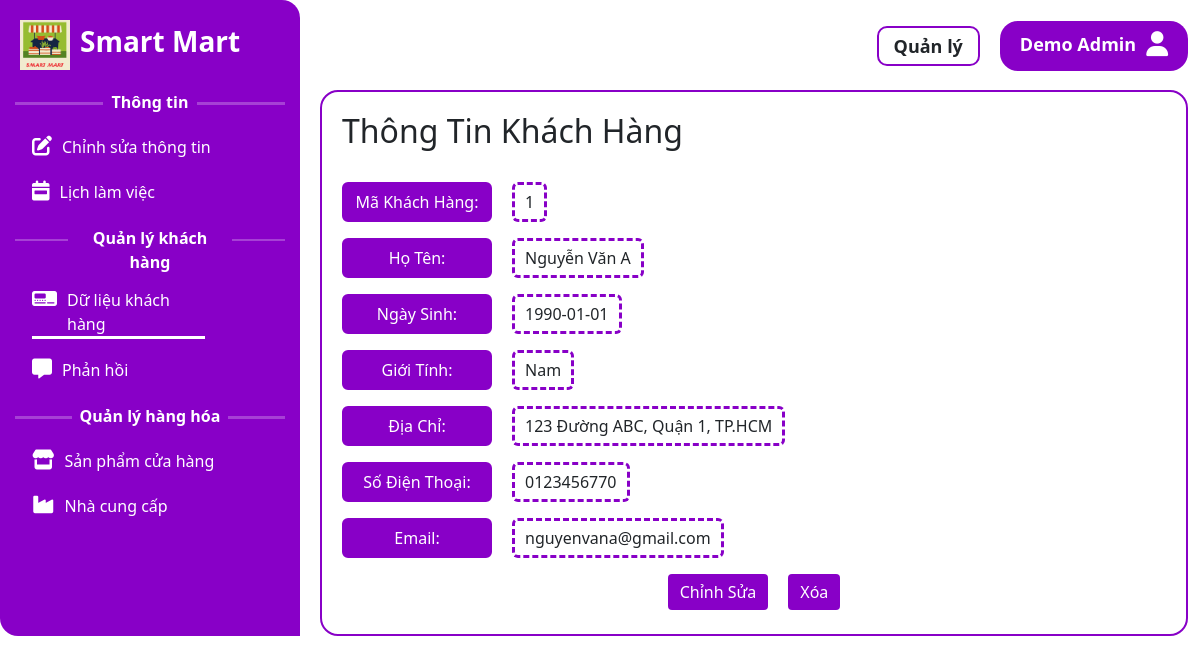
Page /admin/khachhang/hienthitt_kh.php?phone_number=0123456770 (signed in) on the committed database.
### tables this page shows
CREATE TABLE NhanVien (
    MaNV VARCHAR(20) PRIMARY KEY,
    HoTen VARCHAR(255) NOT NULL,
    NgaySinh DATE,
    GioiTinh VARCHAR(10),
    DiaChi VARCHAR(255),
    SoDienThoai VARCHAR(20) NOT NULL,
    Email VARCHAR(100) NOT NULL,
		Password_admin VARCHAR(255) NOT NULL,
    ChucVu VARCHAR(50),
    Luong DECIMAL(18, 2),
    NgayBatDauLamViec DATE
);

CREATE TABLE KhachHang (
    MaKH INT AUTO_INCREMENT PRIMARY KEY,
    HoTen VARCHAR(255) NOT NULL,
    NgaySinh DATE,
    GioiTinh VARCHAR(10),
    DiaChi VARCHAR(255),
    SoDienThoai VARCHAR(20) NOT NULL,
    Email VARCHAR(100) NOT NULL,
		Password_user VARCHAR(255) NOT NULL
);

### admin/khachhang/hienthitt_kh.php (the view, shortened to what this page needs)
<?php
    $admin_email = $_SESSION['admin_email'];
    $localhost = "localhost";
    $username = "root";
    $password = "";
    $dbname = "sieuthi";
    $conn = new mysqli($localhost, $username, $password, $dbname);
    $admin = "";
    $sql = "SELECT HoTen, ChucVu FROM NhanVien WHERE Email='$admin_email'";
    $result = $conn->query($sql);
    if ($result->num_rows > 0) {
        $admin = $result->fetch_assoc();
    }
    $customer = [];
    if (isset($_GET['phone_number'])) {
        $phone_number = $_GET['phone_number'];
        $sqlcheckkh = "SELECT * FROM KhachHang WHERE SoDienThoai = '$phone_number'";
        $resultcheckkh = $conn->query($sqlcheckkh);
        if ($resultcheckkh->num_rows > 0) {
            $customer = $resultcheckkh->fetch_assoc();
        }
    }
?>
<!DOCTYPE html>
<html lang="en">
<head>
    <link rel="stylesheet" href="https://cdnjs.cloudflare.com/ajax/libs/bootstrap/5.0.1/css/bootstrap.min.css" />
    <link rel="stylesheet" href="https://cdnjs.cloudflare.com/ajax/libs/font-awesome/6.1.1/css/all.min.css" />
    <link rel="stylesheet" href="./khachhang.css">
</head>
<body>
    <div class="container-fluid">
        <div class="header">
            <div id="bg-left" style="border-top-right-radius: 18px;">
                <div class="logo" >
                    <div class="img_logo">
                        <a href="./../home/home.php">
                            <img src="./../Image/logo.png" alt="">
                        </a>
                    </div>
                    <div class="name_logo">
                        <h3>
                            <a href="./../home/home.php">Smart Mart</a>
                        </h3>
                    </div>
                </div>
            </div>
            <div class="user_name ">
                <div class="ChucVu" style="font-weight: bold;  margin-right: 20px; margin-top: 5px; font-size: 18px; border: 2px solid rgb(136, 0, 199); border-radius: 10px; padding: 5px 15px; height: 40px;">
                    <?php echo $admin['ChucVu']; ?>
                </div>
                <a href="#">
                    <div class="name" style="font-weight: bold;  margin-right: 10px; font-size: 18px;">
                        <?php echo $admin['HoTen']; ?>
                    </div>
                    <i class="fas fa-user"></i>
                </a>
            </div>
        </div>
        <div class="content_menu" style="display: flex; ">
            <div id="bg-left" style="padding-bottom: 100px; border-bottom-left-radius: 18px;">
                <div class="list_menu">
                        <div class="line_menu">
                            <hr>
                            <div class="text">Thông tin</div>
                            <hr>
                        </div>
                    <ul>
                        <li>
                            <a class="item" href="./../nhanvien/search_nhanvien.php">
                                <div class="icon">
                                    <i class="fas fa-edit"></i>
                                </div>
                                <div class="text">
                                    Chỉnh sửa thông tin
                                </div>
                            </a>
                        </li>
                        <li>
                            <a class="item" href="./../lichlamviec/your_main_page.php">
                                <div class="icon">
                                    <i class="fas fa-calendar-week"></i>
                                </div>
                                <div class="text">
                                    Lịch làm việc
                                </div>
                            </a>
                        </li>
                </div>
                <div class="list_menu" style="margin-top: 20px;">
                        <div class="line_menu">
                            <hr style="height: 2px; margin-top: 13px;">
                            <div class="text" style="width: 800px;">Quản lý khách hàng</div>
                            <hr style="height: 2px; margin-top: 13px;">
                        </div>
                    <ul>
                        <li>
                            <a class="item" href="./../khachhang/search_khachhang.php"  style="border-bottom: 3px solid white; width: 173px;">
                                <div class="icon">
                                    <i class="fas fa-digital-tachograph"></i>
                                </div>
                                <div class="text">
                                    Dữ liệu khách hàng
                                </div>
                            </a>
                        </li>
                        <li>
                            <a class="item" href="./../khachhang/pagefeedback.php">
                                <div class="icon">
                                    <i class="fas fa-comment-alt"></i>
                                </div>
                                <div class="text">
                                    Phản hồi
                                </div>
                            </a>
                        </li>
                    </ul>
                </div>
                <div class="list_menu" style="margin-top: 20px;">
                        <div class="line_menu">
                            <hr>
                            <div class="text" style="width: 700px;">Quản lý hàng hóa</div>
                            <hr>
                        </div>
                    <ul>
                        <li>
                            <a class="item" href="./../hanghoa/product_management.php">
                                <div class="icon">
                                    <i class="fas fa-store"></i>
                                </div>
                                <div class="text">
                                    Sản phẩm cửa hàng
                                </div>
                            </a>
                        </li>
                        <li>
                            <a class="item" href="./../hanghoa/supplier_management.php">
                                <div class="icon">
                                    <i class="fa-solid fa-industry"></i>
                                </div>
                                <div class="text">
                                    Nhà cung cấp
                                </div>
                            </a>
                        </li>
                    </ul>
                </div>
            </div>
            <div class="container content">
                <?php if (!empty($customer)): ?>
                    <h2>Thông Tin Khách Hàng</h2>
                    <br>
                    <div class="info_kh" style="display: flex;">
                        <p style="width: 150px; background-color: rgb(136, 0, 199); color: white; padding: 5px 10px; border-radius: 6px; text-align: center; border: 3px solid rgb(136, 0, 199);">Mã Khách Hàng:</p> <span style="margin-left: 20px; padding: 5px 10px; border: 3px dashed rgb(136, 0, 199);height: 100%; border-radius: 6px;"><?php echo $MaKH = $customer['MaKH']; ?></span>
                    </div>
                    <div class="info_kh" style="display: flex;">
                        <p style="width: 150px; background-color: rgb(136, 0, 199); color: white; padding: 5px 10px; border-radius: 6px; text-align: center; border: 3px solid rgb(136, 0, 199);">Họ Tên:</p> <span style="margin-left: 20px; padding: 5px 10px; border: 3px dashed rgb(136, 0, 199);height: 100%; border-radius: 6px;"><?php echo $HT = $customer['HoTen']; ?></span>
                    </div>
                    <div class="info_kh" style="display: flex;">
                        <p style="width: 150px; background-color: rgb(136, 0, 199); color: white; padding: 5px 10px; border-radius: 6px; text-align: center; border: 3px solid rgb(136, 0, 199);">Ngày Sinh:</p> <span style="margin-left: 20px; padding: 5px 10px; border: 3px dashed rgb(136, 0, 199);height: 100%; border-radius: 6px;"><?php echo $NS = $customer['NgaySinh']; ?></span>
                    </div>
                    <div class="info_kh" style="display: flex;">
                        <p style="width: 150px; background-color: rgb(136, 0, 199); color: white; padding: 5px 10px; border-radius: 6px; text-align: center; border: 3px solid rgb(136, 0, 199);">Giới Tính:</p> <span style="margin-left: 20px; padding: 5px 10px; border: 3px dashed rgb(136, 0, 199);height: 100%; border-radius: 6px;"><?php echo $GT = $customer['GioiTinh']; ?></span>
                    </div>
                    <div class="info_kh" style="display: flex;">
                        <p style="width: 150px; background-color: rgb(136, 0, 199); color: white; padding: 5px 10px; border-radius: 6px; text-align: center; border: 3px solid rgb(136, 0, 199);">Địa Chỉ:</p> <span style="margin-left: 20px; padding: 5px 10px; border: 3px dashed rgb(136, 0, 199);height: 100%; border-radius: 6px;"><?php echo $DC = $customer['DiaChi']; ?></span>
                    </div>
                    <div class="info_kh" style="display: flex;">
                        <p style="width: 150px; background-color: rgb(136, 0, 199); color: white; padding: 5px 10px; border-radius: 6px; text-align: center; border: 3px solid rgb(136, 0, 199);">Số Điện Thoại:</p> <span style="margin-left: 20px; padding: 5px 10px; border: 3px dashed rgb(136, 0, 199);height: 100%; border-radius: 6px;"><?php echo $SDT = $customer['SoDienThoai']; ?></span>
                    </div>
                    <div class="info_kh" style="display: flex;">
                        <p style="width: 150px; background-color: rgb(136, 0, 199); color: white; padding: 5px 10px; border-radius: 6px; text-align: center; border: 3px solid rgb(136, 0, 199);">Email:</p> <span style="margin-left: 20px; padding: 5px 10px; border: 3px dashed rgb(136, 0, 199);height: 100%; border-radius: 6px;"><?php echo $Eml =  $customer['Email']; ?></span>
                    </div>
                    <div class="del_upd" style="display: flex; justify-content: center;">
                        <a
                            class="btn btn-primary"
                            style="background-color: rgb(136, 0, 199); border: none;"
                            href="edit_khachhang.php?phone_number=<?php echo $customer['SoDienThoai']; ?>"
                        >
                            Chỉnh Sửa
                        </a>
                        <a
                            class="btn btn-primary"
                            style="background-color: rgb(136, 0, 199); border: none; margin-left: 20px;"
                            href="delete_khachhang.php?id=<?php echo $customer['MaKH']; ?>"
                        >
                        Xóa
                        </a>
                    </div>
                <?php else: ?>
                    <?php echo "Không tìm thấy khách hàng với số điện thoại này."; ?>
                <?php endif; ?>
            </div>
        </div>
    </div>
</body>
</html>

### admin/khachhang/khachhang.css (style rules this page uses)
* { font-family: 'Segoe UI', Tahoma, Geneva, Verdana, sans-serif; margin: 0; padding: 0; }
:root { --color-icon:rgb(255, 255, 255); --color-item-text: rgb(81, 81, 81); --background: rgb(227, 227, 227); --background-menu: rgb(136, 0, 199); --bg-color-header: rgb(247, 190, 190); --bg-color-item: rgb(243, 243, 243); --font-size-item-text: 16px; --border-radius: 6px; }
.header { display: flex; justify-content: space-between; border-bottom-right-radius: 18px; padding-right: 12px; margin-right: -12px; }
#bg-left { margin-left: -12px; width: 300px; background-color: var(--background-menu) ; height: 100%; }
.logo { width: 50px; padding: 20px; display: flex; }
.logo .img_logo img { width: 50px; }
.logo .name_logo h3 { width: 200px; margin-top: 5px; margin-left: 10px; }
.logo .name_logo h3 a { text-decoration: none; font-weight: bold; color: rgb(255, 255, 255); }
.user_name { margin-top: 6px; padding-top: 15px; display: flex; }
.user_name a { display: flex; font-size: 25px; background-color: var(--background-menu); padding: 10px 20px; border-radius: 18px; height: 50px; color: var(--color-icon); text-decoration: none; }
.line_menu { display: flex; width: 90%; margin: auto; }
.line_menu hr { width: 100%; height: 3px; margin-top: 12px; color: white; }
.line_menu .text { text-align: center; font-weight: bold; padding: 0px 5px; color: white; width: 100%; }
.list_menu ul { list-style: none; }
.list_menu a { text-decoration: none; }
.list_menu .item { margin-top: 10px; margin-bottom: 15px; display: flex; color: white; }
.list_menu .item .icon { font-size: 20px; }
.list_menu .item .text { margin-top: 4px; margin-left: 10px; font-size: 16px; }
.content { border:2px solid var(--background-menu); border-radius: 18px; margin-left: 20px; padding: 20px; }

### rows in the picture
nhanvien: ChucVu "Quản lý", HoTen "Demo Admin"
khachhang: MaKH "1", HoTen "Nguyễn Văn A", NgaySinh "1990-01-01", GioiTinh "Nam", DiaChi "123 Đường ABC, Quận 1, TP.HCM", SoDienThoai "0123456770", Email "nguyenvana@gmail.com"
